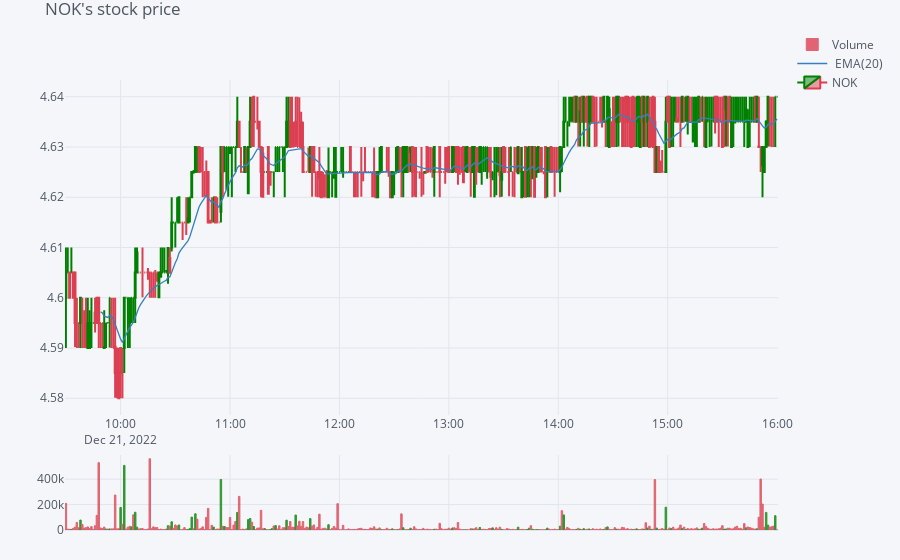

The cell this chart's notebook holds for it:
### Code cell
plot_stock_history("NOK")

### Figure 1 — Plotly figure (JSON) as saved in the notebook; plotly's stock layout.template omitted (floating-point values rounded to 4 significant figures; data arrays with more than 128 entries replaced by an {"elided": "..."} marker saying what was removed)
{"data": [{"marker": {"color": {"elided": "391 str values"}, "line": {"color": {"elided": "391 str values"}, "width": 1}}, "name": "Volume", "opacity": 0.8, "orientation": "v", "text": "", "x": {"elided": "391 str values"}, "y": {"elided": "391 int values"}, "yaxis": "y3", "type": "bar"}, {"line": {"color": "rgba(55, 128, 191, 1.0)", "dash": "solid", "shape": "linear", "width": 1.3}, "mode": "lines", "name": " EMA(20)", "text": "", "x": {"elided": "391 str values"}, "y": {"elided": "391 mixed values"}, "yaxis": "y2", "type": "scatter"}, {"close": {"elided": "391 float values"}, "decreasing": {"line": {"color": "#db4052"}}, "high": {"elided": "391 float values"}, "increasing": {"line": {"color": "#008000"}}, "low": {"elided": "391 float values"}, "name": "NOK", "open": {"elided": "391 float values"}, "showlegend": true, "x": {"elided": "391 str values"}, "yaxis": "y2", "type": "candlestick"}], "layout": {"legend": {"bgcolor": "#F5F6F9", "font": {"color": "#4D5663"}}, "margin": {"b": 30, "l": 30, "r": 30, "t": 30}, "paper_bgcolor": "#F5F6F9", "plot_bgcolor": "#F5F6F9", "showlegend": true, "title": {"font": {"color": "#4D5663"}, "text": "NOK's stock price"}, "xaxis": {"anchor": "y2", "gridcolor": "#E1E5ED", "rangeselector": {"bgcolor": "rgba(150, 200, 250, 1)", "buttons": [{"count": 1, "label": "1m", "step": "month", "stepmode": "backward"}, {"count": 1, "label": "1y", "step": "year", "stepmode": "backward"}], "font": {"size": 13}, "visible": false, "x": 0, "y": 0.9}, "rangeslider": {"visible": false, "yaxis2": {}, "yaxis3": {}}, "showgrid": true, "tickfont": {"color": "#4D5663"}, "title": {"font": {"color": "#4D5663"}, "text": ""}, "zerolinecolor": "#E1E5ED", "type": "date", "range": ["2022-12-21 09:29:30", "2022-12-21 16:00:30"], "autorange": true}, "yaxis": {"gridcolor": "#E1E5ED", "showgrid": true, "showticklabels": false, "tickfont": {"color": "#4D5663"}, "title": {"font": {"color": "#4D5663"}, "text": ""}, "zerolinecolor": "#E1E5ED"}, "yaxis3": {"domain": [0, 0.15], "gridcolor": "#E1E5ED", "showgrid": true, "tickfont": {"color": "#4D5663"}, "title": {"font": {"color": "#4D5663"}, "text": ""}, "zerolinecolor": "#E1E5ED", "type": "linear", "range": [0, 590500.0], "autorange": true}, "yaxis2": {"domain": [0.23, 0.9], "gridcolor": "#E1E5ED", "showgrid": true, "tickfont": {"color": "#4D5663"}, "title": {"font": {"color": "#4D5663"}, "text": ""}, "zerolinecolor": "#E1E5ED", "type": "linear", "range": [4.577, 4.643], "autorange": true}, "autosize": true}}
